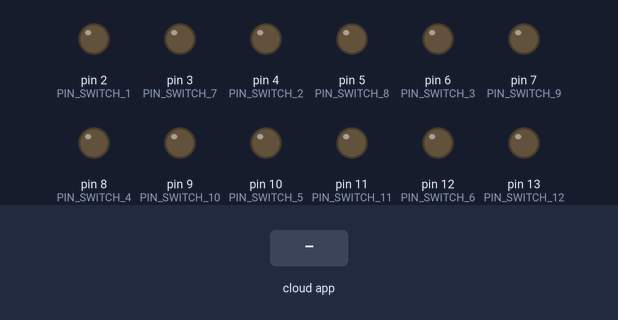
Recording of a sketch running on a simulated Arduino Uno, built with avr-gcc and run on an emulated ATmega328P. Shown: output pins drawn as LEDs (lit = HIGH). The inputs (shaded band) are chosen by the test bench. The RemoteXY app is connected.

Above: at 1.2 s.
1.3 s: the phone or cloud app sets switch_1 to 1
At 2.5 s:
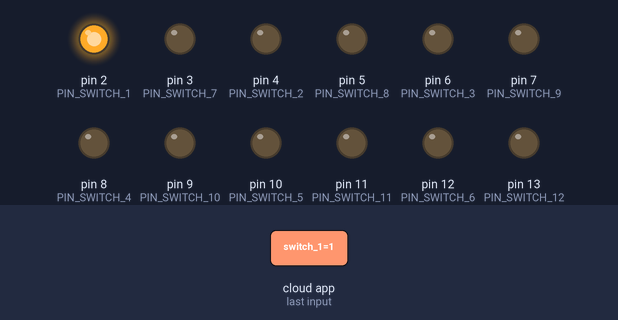
2.8 s: the phone or cloud app sets switch_2 to 1
At 3.7 s:
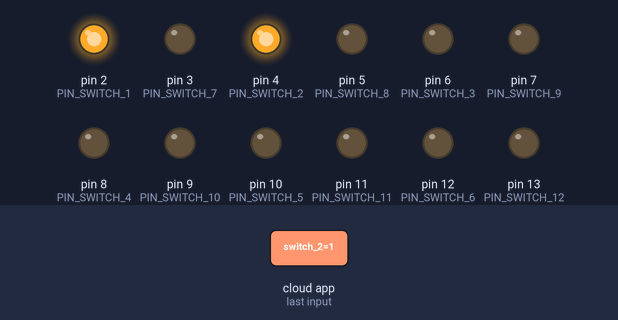
4.3 s: the phone or cloud app sets switch_3 to 1
At 4.8 s:
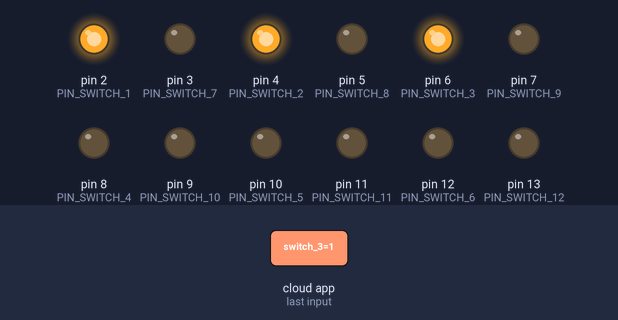
5.8 s: the phone or cloud app sets switch_4 to 1
At 7.0 s:
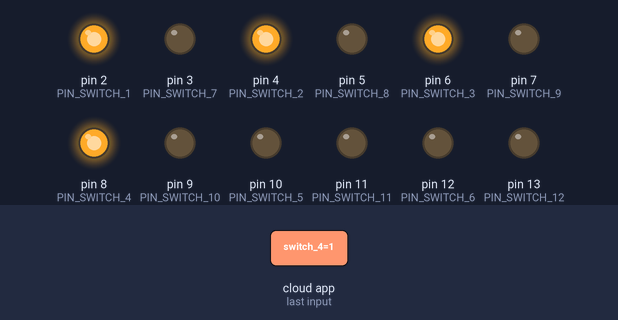
7.3 s: the phone or cloud app sets switch_5 to 1
At 8.2 s:
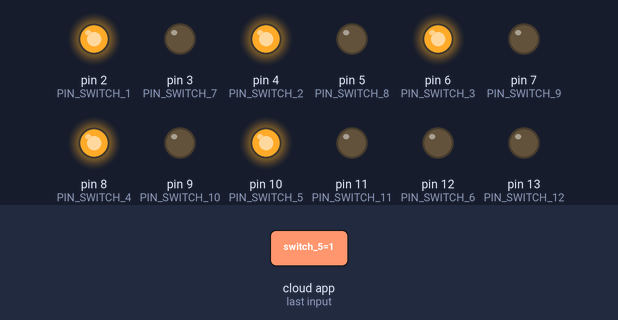
8.8 s: the phone or cloud app sets switch_6 to 1
At 9.5 s:
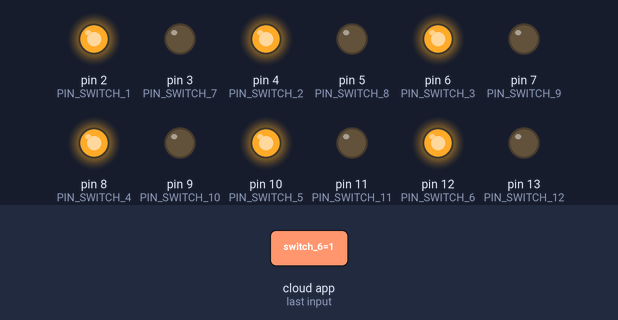
Timing chart, 0 to 11.3 s (numbered marks = the images above; inputs shaded):
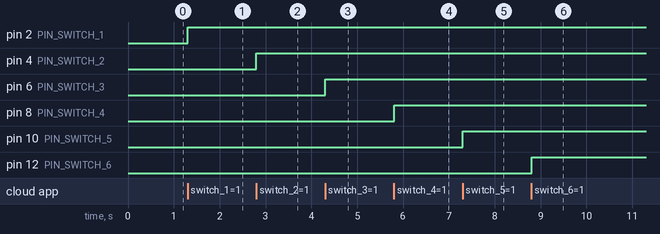

Measured:
- after the input at 1.3 s, pin 2 (PIN_SWITCH_1): LOW → HIGH at once
- after the input at 2.8 s, pin 4 (PIN_SWITCH_2): LOW → HIGH at once
- after the input at 4.3 s, pin 6 (PIN_SWITCH_3): LOW → HIGH at once
- after the input at 5.8 s, pin 8 (PIN_SWITCH_4): LOW → HIGH at once
- after the input at 7.3 s, pin 10 (PIN_SWITCH_5): LOW → HIGH at once
- after the input at 8.8 s, pin 12 (PIN_SWITCH_6): LOW → HIGH at once

The sketch:

project_illuminate_slots_indication_using_wifi.ino
```cpp
#define REMOTEXY_MODE__ESP8266_HARDSERIAL_POINT

#include <RemoteXY.h>

#define REMOTEXY_SERIAL Serial
#define REMOTEXY_SERIAL_SPEED 9600
#define REMOTEXY_WIFI_SSID "PARKING SLOT INDICATOR"
#define REMOTEXY_WIFI_PASSWORD "happyhappy"
#define REMOTEXY_SERVER_PORT 6377

#pragma pack(push, 1)
uint8_t RemoteXY_CONF[] =
  { 255,12,0,0,0,207,0,16,165,1,2,1,6,10,22,11,1,26,31,31,
  79,78,0,79,70,70,0,2,1,6,24,22,11,1,26,31,31,79,78,0,
  79,70,70,0,2,1,6,38,22,11,1,26,31,31,79,78,0,79,70,70,
  0,2,1,6,52,22,11,1,26,31,31,79,78,0,79,70,70,0,2,1,
  6,66,22,11,1,26,31,31,79,78,0,79,70,70,0,2,1,6,80,22,
  11,1,26,31,31,79,78,0,79,70,70,0,2,1,32,10,22,11,12,26,
  31,31,79,78,0,79,70,70,0,2,1,32,24,22,11,12,26,31,31,79,
  78,0,79,70,70,0,2,1,32,38,22,11,12,26,31,31,79,78,0,79,
  70,70,0,2,1,32,52,22,11,12,26,31,31,79,78,0,79,70,70,0,
  2,1,32,66,22,11,12,26,31,31,79,78,0,79,70,70,0,2,1,32,
  80,22,11,12,26,31,31,79,78,0,79,70,70,0 };

struct {
  uint8_t switch_1;
  uint8_t switch_2;
  uint8_t switch_3;
  uint8_t switch_4;
  uint8_t switch_5;
  uint8_t switch_6;
  uint8_t switch_7;
  uint8_t switch_8;
  uint8_t switch_9;
  uint8_t switch_10;
  uint8_t switch_11;
  uint8_t switch_12;

  uint8_t connect_flag;
} RemoteXY;
#pragma pack(pop)

#define PIN_SWITCH_1 2
#define PIN_SWITCH_2 4
#define PIN_SWITCH_3 6
#define PIN_SWITCH_4 8
#define PIN_SWITCH_5 10
#define PIN_SWITCH_6 12
#define PIN_SWITCH_7 3
#define PIN_SWITCH_8 5
#define PIN_SWITCH_9 7
#define PIN_SWITCH_10 9
#define PIN_SWITCH_11 11
#define PIN_SWITCH_12 13

void setup()
{
  RemoteXY_Init ();

  pinMode (PIN_SWITCH_1, OUTPUT);
  pinMode (PIN_SWITCH_2, OUTPUT);
  pinMode (PIN_SWITCH_3, OUTPUT);
  pinMode (PIN_SWITCH_4, OUTPUT);
  pinMode (PIN_SWITCH_5, OUTPUT);
  pinMode (PIN_SWITCH_6, OUTPUT);
  pinMode (PIN_SWITCH_7, OUTPUT);
  pinMode (PIN_SWITCH_8, OUTPUT);
  pinMode (PIN_SWITCH_9, OUTPUT);
  pinMode (PIN_SWITCH_10, OUTPUT);
  pinMode (PIN_SWITCH_11, OUTPUT);
  pinMode (PIN_SWITCH_12, OUTPUT);
}

void loop()
{
  RemoteXY_Handler ();

  digitalWrite(PIN_SWITCH_1, (RemoteXY.switch_1==0)?LOW:HIGH);
  digitalWrite(PIN_SWITCH_2, (RemoteXY.switch_2==0)?LOW:HIGH);
  digitalWrite(PIN_SWITCH_3, (RemoteXY.switch_3==0)?LOW:HIGH);
  digitalWrite(PIN_SWITCH_4, (RemoteXY.switch_4==0)?LOW:HIGH);
  digitalWrite(PIN_SWITCH_5, (RemoteXY.switch_5==0)?LOW:HIGH);
  digitalWrite(PIN_SWITCH_6, (RemoteXY.switch_6==0)?LOW:HIGH);
  digitalWrite(PIN_SWITCH_7, (RemoteXY.switch_7==0)?LOW:HIGH);
  digitalWrite(PIN_SWITCH_8, (RemoteXY.switch_8==0)?LOW:HIGH);
  digitalWrite(PIN_SWITCH_9, (RemoteXY.switch_9==0)?LOW:HIGH);
  digitalWrite(PIN_SWITCH_10, (RemoteXY.switch_10==0)?LOW:HIGH);
  digitalWrite(PIN_SWITCH_11, (RemoteXY.switch_11==0)?LOW:HIGH);
  digitalWrite(PIN_SWITCH_12, (RemoteXY.switch_12==0)?LOW:HIGH);
}
```
